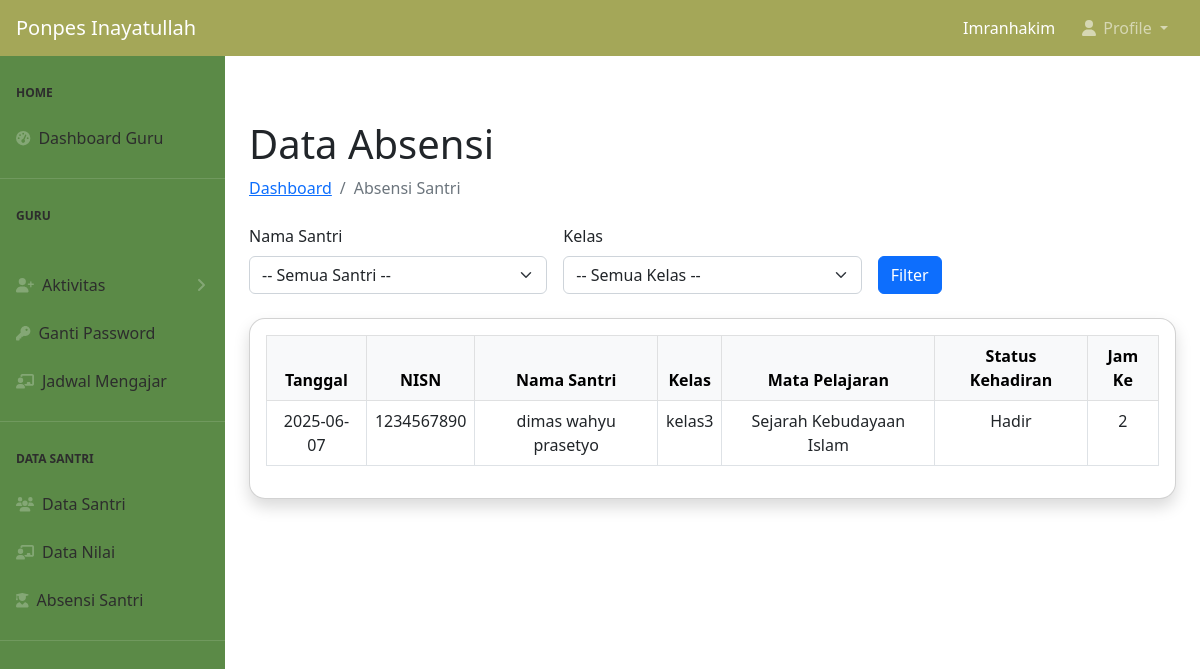
Page /guru/data_absensi.php (signed in) on the committed database.
### tables this page shows
CREATE TABLE `users` (
  `id_user` int NOT NULL,
  `username` varchar(50) NOT NULL,
  `password` varchar(255) NOT NULL,
  `role` enum('admin','guru','santri') NOT NULL,
  `id_admin` int DEFAULT NULL,
  `id_guru` int DEFAULT NULL,
  `id_santri` int DEFAULT NULL,
  `status` enum('Aktif','Tidak Aktif') DEFAULT 'Aktif',
  `created_at` timestamp NULL DEFAULT CURRENT_TIMESTAMP
);

CREATE TABLE `absensi` (
  `id_absensi` int NOT NULL,
  `id_santri` int NOT NULL,
  `id_guru` int DEFAULT NULL,
  `tanggal` date NOT NULL,
  `jam_ke` tinyint NOT NULL,
  `kelas` varchar(20) DEFAULT NULL,
  `id_matapelajaran` int DEFAULT NULL,
  `status_kehadiran` enum('Hadir','Izin','Sakit','Alpa') NOT NULL,
  `keterangan` text
);

CREATE TABLE `santri` (
  `id_santri` int NOT NULL,
  `nama_santri` varchar(100) NOT NULL,
  `nisn` varchar(15) DEFAULT NULL,
  `tanggal_lahir` date DEFAULT NULL,
  `alamat` text,
  `jenis_kelamin` enum('Laki-laki','Perempuan') DEFAULT NULL,
  `no_telepon_wali` varchar(15) DEFAULT NULL,
  `nama_wali_santri` varchar(100) DEFAULT NULL,
  `kelas` varchar(10) DEFAULT NULL,
  `program_pendidikan` varchar(50) DEFAULT NULL,
  `status_santri` varchar(20) DEFAULT NULL,
  `foto` varchar(255) DEFAULT NULL,
  `tanggal_daftar` timestamp NULL DEFAULT CURRENT_TIMESTAMP
);

CREATE TABLE `matapelajaran` (
  `id_matapelajaran` int NOT NULL,
  `kode_matapelajaran` varchar(10) NOT NULL,
  `nama_matapelajaran` varchar(100) NOT NULL,
  `deskripsi` text,
  `tingkat_kelas` varchar(10) DEFAULT NULL,
  `program_pendidikan` varchar(50) DEFAULT NULL,
  `semester` enum('Ganjil','Genap') DEFAULT NULL,
  `jumlah_jam` int DEFAULT NULL,
  `id_guru` int DEFAULT NULL,
  `nama_guru` varchar(100) DEFAULT NULL,
  `status_aktif` enum('Aktif','Tidak Aktif') DEFAULT 'Aktif'
);

### config.php (called while the page is built, shortened)
<?php
$main_url = "http://localhost/ppinayatullah2";
?>

### guru/data_absensi.php (the view, shortened to what this page needs)
<?php
require_once "../config.php";
$id_guru = $_SESSION['id_guru'];
$absensi_query = "
    SELECT a.*, s.nama_santri, s.nisn, s.kelas, mp.nama_matapelajaran
    FROM absensi a
    JOIN santri s ON a.id_santri = s.id_santri
    JOIN matapelajaran mp ON a.id_matapelajaran = mp.id_matapelajaran
    WHERE a.id_matapelajaran IN (
        SELECT id_matapelajaran FROM jadwal_pelajaran WHERE id_guru = '$id_guru'
    )
";
$absensi_query .= " ORDER BY a.tanggal DESC";
$absensi_result = mysqli_query($conn, $absensi_query);
require_once "./template_guru/header.php";
require_once "./template_guru/navbar.php";
require_once "./template_guru/side-bar.php";
?>
<div id="layoutSidenav_content">
<main>
    <div class="container-fluid px-4">
        <h1 class="mt-4">Data Absensi</h1>
        <ol class="breadcrumb mb-4">
            <li class="breadcrumb-item"><a href="index.php">Dashboard</a></li>
            <li class="breadcrumb-item active">Absensi Santri</li>
        </ol>
        <form method="GET" class="row g-3 mb-4">
            <div class="col-md-4">
                <label class="form-label">Nama Santri</label>
                <select name="santri" class="form-select">
                    <option value="">-- Semua Santri --</option>
                </select>
            </div>
            <div class="col-md-4">
                <label class="form-label">Kelas</label>
                <select name="kelas" class="form-select">
                    <option value="">-- Semua Kelas --</option>
                </select>
            </div>
            <div class="col-md-4 align-self-end">
                <button type="submit" class="btn btn-primary">Filter</button>
            </div>
        </form>
        <div class="card shadow rounded-4">
            <div class="card-body">
                <div class="table-responsive">
                    <table class="table table-bordered table-hover text-center">
                        <thead class="table-light">
                            <tr>
                                <th>Tanggal</th>
                                <th>NISN</th>
                                <th>Nama Santri</th>
                                <th>Kelas</th>
                                <th>Mata Pelajaran</th>
                                <th>Status Kehadiran</th>
                                <th>Jam Ke</th>
                            </tr>
                        </thead>
                        <tbody>
                            <?php if (mysqli_num_rows($absensi_result) > 0): ?>
                                <?php while ($row = mysqli_fetch_assoc($absensi_result)): ?>
                                    <tr>
                                        <td><?= htmlspecialchars($row['tanggal']) ?></td>
                                        <td><?= htmlspecialchars($row['nisn']) ?></td>
                                        <td><?= htmlspecialchars($row['nama_santri']) ?></td>
                                        <td><?= htmlspecialchars($row['kelas']) ?></td>
                                        <td><?= htmlspecialchars($row['nama_matapelajaran']) ?></td>
                                        <td><?= htmlspecialchars($row['status_kehadiran']) ?></td>
                                        <td><?= htmlspecialchars($row['jam_ke'] ?? '-') ?></td>
                                    </tr>
                                <?php endwhile; ?>
                            <?php else: ?>
                                <tr>
                                    <td colspan="8" class="text-danger">Tidak ada data absensi ditemukan.</td>
                                </tr>
                            <?php endif; ?>
                        </tbody>
                    </table>
                </div>
            </div>
        </div>
    </div>
</main>
</div>

### guru/template_guru/navbar.php (shortened to what this page needs)
<?php
require_once "../config.php";
$id_guru = $_SESSION['id_guru'];
$query = mysqli_query($conn, "SELECT users.username, users.role, guru.nama_guru, guru.nip, guru.alamat, guru.no_hp
                              FROM users
                              LEFT JOIN guru ON users.id_guru = guru.id_guru
                              WHERE users.id_guru = '$id_guru'") or die(mysqli_error($conn));
$profile = mysqli_fetch_assoc($query);
?>
<body class="sb-nav-fixed" style="padding-top: 40px;">
    <nav class="sb-topnav navbar navbar-expand navbar-dark custom-navbar">
        <a class="navbar-brand ps-3" href="<?= $main_url ?>index.php">Ponpes Inayatullah</a>
        <form class="d-none d-md-inline-block form-inline ms-auto me-0 me-md-3 my-2 my-md-0">
            <span class="text-white text-capitalize">
                <?= htmlspecialchars($profile['username'] ?? 'Unknown') ?>
            </span>
        </form>
        <ul class="navbar-nav ms-auto ms-md-0 me-3 me-lg-4">
            <li class="nav-item dropdown">
                <a class="nav-link dropdown-toggle" id="navbarDropdown" href="#" role="button"
                    data-bs-toggle="dropdown" aria-expanded="false">
                    <i class="fas fa-user fa-fw"></i> Profile
                </a>
            </li>
        </ul>
    </nav>
</body>

### guru/template_guru/navbar.php (style rules this page uses)
.custom-navbar { background-color: rgb(164, 167, 88) !important; }

### rows in the picture
users: username "Imranhakim"
absensi: tanggal "2025-06-07", id_santri.nisn "1234567890", id_santri.nama_santri "dimas wahyu prasetyo", id_santri.kelas "kelas3", id_matapelajaran.nama_matapelajaran "Sejarah Kebudayaan Islam", status_kehadiran "Hadir", jam_ke "2"
